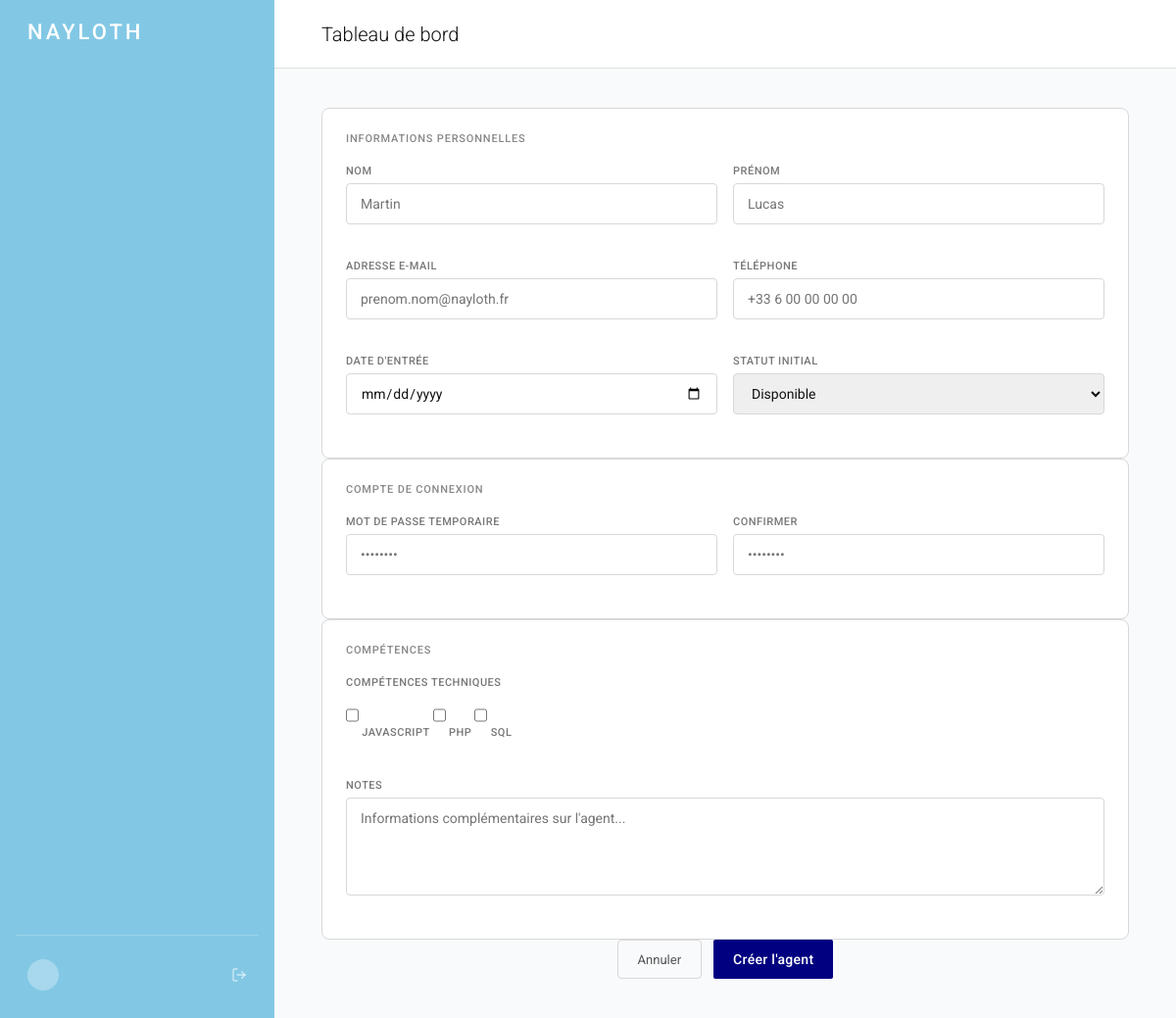
/public/ajouter_agent, run on the app's committed database.
### tables this page shows
CREATE TABLE `competence` (
    `id_competence` CHAR(36) NOT NULL,
    `nom` VARCHAR(100) NOT NULL,
    `description` TEXT,
    PRIMARY KEY (`id_competence`),
    UNIQUE (`nom`)
) CHARSET = utf8mb4;

### app/core/router.php (called while the page is built, shortened)
<?php
class Router
{
    private array $routes;
    public function __construct(array $routes)
    {
        $this->routes = $routes;
    }
    public function dispatch(): void
    {
        $method = $_SERVER['REQUEST_METHOD'];
        $uri = str_replace('/NAYLOTH/public', '', parse_url($_SERVER['REQUEST_URI'], PHP_URL_PATH));
        $uri = rtrim($uri, '/') ?: '/';
        $controllerFile = $this->routes[$method][$uri];
        $controllerPath = __DIR__ . '/../controllers/' . $controllerFile;
        require_once $controllerPath;
    }
}

### public/index.php (called while the page is built, shortened)
<?php
require_once __DIR__ . '/../config/route.php';
require_once __DIR__ . '/../app/core/Router.php';
$router = new Router($routes);
$router->dispatch();

### app/models/agent_model.php (called while the page is built, shortened)
<?php
require_once __DIR__ . "/db_connect.php";
function getAllCompetences(): array
{
    global $db;
    $stmt = $db->prepare("SELECT id_competence, nom FROM `competence`");
    $stmt->execute();
    return $stmt->fetchAll(PDO::FETCH_ASSOC);
}

### app/views/ajouter_agent.php (the view, shortened to what this page needs)
<?php require_once __DIR__ . '/layout/header.php'; ?>
<div class="form-page">
  <form method="POST" action="/NAYLOTH/public/ajouter_agent">
    <div class="form-section">
      <div class="form-section-title">Informations personnelles</div>
      <div class="form-grid">
        <div class="form-group">
          <label>Nom</label>
          <input type="text" name="nom" placeholder="Martin" />
        </div>
        <div class="form-group">
          <label>Prénom</label>
          <input type="text" name="prenom" placeholder="Lucas" />
        </div>
        <div class="form-group">
          <label>Adresse e-mail</label>
          <input type="email" name="email" placeholder="prenom.nom@nayloth.fr" />
        </div>
        <div class="form-group">
          <label>Téléphone</label>
          <input type="text" name="telephone" placeholder="+33 6 00 00 00 00" />
        </div>
        <div class="form-group">
          <label>Date d'entrée</label>
          <input type="date" name="date_entree" />
        </div>
        <div class="form-group">
          <label>Statut initial</label>
          <select name="statut">
            <option value="disponible">Disponible</option>
          </select>
        </div>
      </div>
    </div>
    <div class="form-section">
      <div class="form-section-title">Compte de connexion</div>
      <div class="form-grid">
        <div class="form-group">
          <label>Mot de passe temporaire</label>
          <input type="password" name="pwd" placeholder="••••••••" />
        </div>
        <div class="form-group">
          <label>Confirmer</label>
          <input type="password" name="pwd_confirm" placeholder="••••••••" />
        </div>
      </div>
    </div>
    <div class="form-section">
      <div class="form-section-title">Compétences</div>
      <div class="form-group">
        <label>Compétences techniques</label>
        <div class="competences-list">
          <?php foreach ($competences as $comp): ?>
            <label class="competence-item">
              <input type="checkbox" name="competences[]" value="<?= $comp['id_competence'] ?>">
              <?= htmlspecialchars($comp['nom']) ?>
            </label>
          <?php endforeach; ?>
        </div>
      </div>
      <div class="form-group">
        <label>Notes</label>
        <textarea name="notes" placeholder="Informations complémentaires sur l'agent..."></textarea>
      </div>
    </div>
    <div class="form-actions">
      <a href="/NAYLOTH/public/agents" class="btn-cancel">Annuler</a>
      <button type="submit" class="btn-primary">Créer l'agent</button>
    </div>
  </form>
</div>
<?php require_once __DIR__ . '/layout/footer.php'; ?>

### assets/css/style.css (style rules this page uses)
* { box-sizing: border-box; margin: 0; padding: 0; }
body { font-family: 'Roboto', Arial, sans-serif; background: #F9FAFB; color: #111111; height: 100vh; overflow: hidden; }
.btn-primary { height: 40px; padding: 0 20px; background: #000080; color: #ffffff; border: none; border-radius: 2px; font-size: 14px; font-weight: 500; cursor: pointer; font-family: inherit; letter-spacing: 0.3px; text-decoration: none; transition: opacity 0.2s; }
.form-page { display: flex; flex-direction: column; gap: 32px; max-width: 900px; }
.form-section { background: #ffffff; border: 0.5px solid #d8d8d8; border-radius: 8px; padding: 24px; display: flex; flex-direction: column; gap: 20px; }
.form-section-title { font-size: 11px; font-weight: 500; color: #888888; text-transform: uppercase; letter-spacing: 0.8px; }
.form-grid { display: grid; grid-template-columns: 1fr 1fr; gap: 16px; }
.form-group { display: flex; flex-direction: column; gap: 6px; margin-bottom: 20px; }
.form-group label { font-size: 11px; font-weight: 500; color: #777777; text-transform: uppercase; letter-spacing: 0.5px; }
.form-group input, .form-group select, .form-group textarea { height: 42px; border: 0.5px solid #d8d8d8; border-radius: 4px; padding: 0 14px; font-size: 14px; font-family: inherit; color: #111111; outline: none; transition: border-color 0.2s; }
.form-group textarea { height: 100px; padding: 12px 14px; resize: vertical; }
.form-actions { display: flex; justify-content: center; gap: 12px; }
.btn-cancel { height: 40px; padding: 0 20px; border: 0.5px solid #d8d8d8; border-radius: 4px; font-size: 13px; color: #555555; text-decoration: none; display: flex; align-items: center; transition: all 0.2s; }

### data on the page
competence: nom "JAVASCRIPT"
competence: nom "PHP"
competence: nom "SQL"

### other printed values
$page_title "Tableau de bord"
